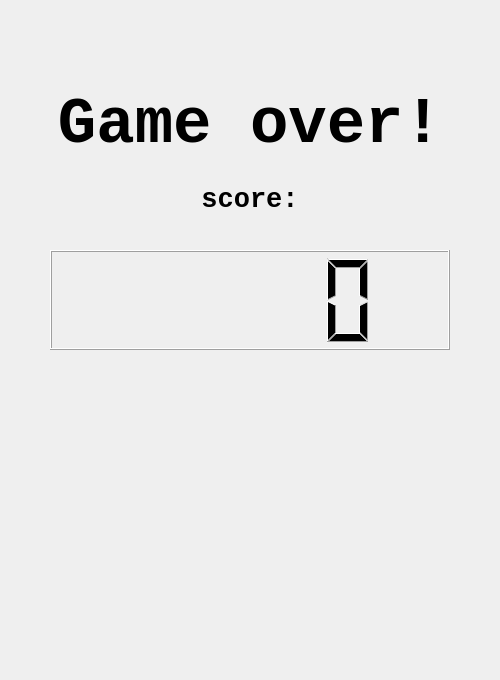
<?xml version="1.0" encoding="UTF-8"?>
<ui version="4.0">
 <class>losewindow</class>
 <widget class="QWidget" name="losewindow">
  <property name="geometry">
   <rect>
    <x>0</x>
    <y>0</y>
    <width>500</width>
    <height>680</height>
   </rect>
  </property>
  <property name="windowTitle">
   <string>Form</string>
  </property>
  <widget class="QLabel" name="label">
   <property name="geometry">
    <rect>
     <x>50</x>
     <y>50</y>
     <width>400</width>
     <height>150</height>
    </rect>
   </property>
   <property name="font">
    <font>
     <family>Courier New</family>
     <pointsize>48</pointsize>
     <weight>75</weight>
     <bold>true</bold>
    </font>
   </property>
   <property name="text">
    <string>Game over!</string>
   </property>
   <property name="alignment">
    <set>Qt::AlignCenter</set>
   </property>
  </widget>
  <widget class="QLabel" name="label_2">
   <property name="geometry">
    <rect>
     <x>50</x>
     <y>150</y>
     <width>400</width>
     <height>100</height>
    </rect>
   </property>
   <property name="font">
    <font>
     <family>Courier New</family>
     <pointsize>20</pointsize>
     <weight>75</weight>
     <bold>true</bold>
    </font>
   </property>
   <property name="text">
    <string>score:</string>
   </property>
   <property name="alignment">
    <set>Qt::AlignCenter</set>
   </property>
  </widget>
  <widget class="QLCDNumber" name="lcdNumber">
   <property name="geometry">
    <rect>
     <x>50</x>
     <y>250</y>
     <width>400</width>
     <height>100</height>
    </rect>
   </property>
  </widget>
  <widget class="QPushButton" name="keepgoingButton">
   <property name="geometry">
    <rect>
     <x>100</x>
     <y>400</y>
     <width>300</width>
     <height>100</height>
    </rect>
   </property>
   <property name="styleSheet">
    <string notr="true">background-image: url(:/keepgoing.png);</string>
   </property>
   <property name="text">
    <string/>
   </property>
   <property name="flat">
    <bool>true</bool>
   </property>
  </widget>
  <widget class="QPushButton" name="newgameButton">
   <property name="geometry">
    <rect>
     <x>100</x>
     <y>540</y>
     <width>300</width>
     <height>100</height>
    </rect>
   </property>
   <property name="styleSheet">
    <string notr="true">background-image: url(:/newgame.png);</string>
   </property>
   <property name="text">
    <string/>
   </property>
   <property name="flat">
    <bool>true</bool>
   </property>
  </widget>
 </widget>
 <resources/>
 <connections/>
</ui>
